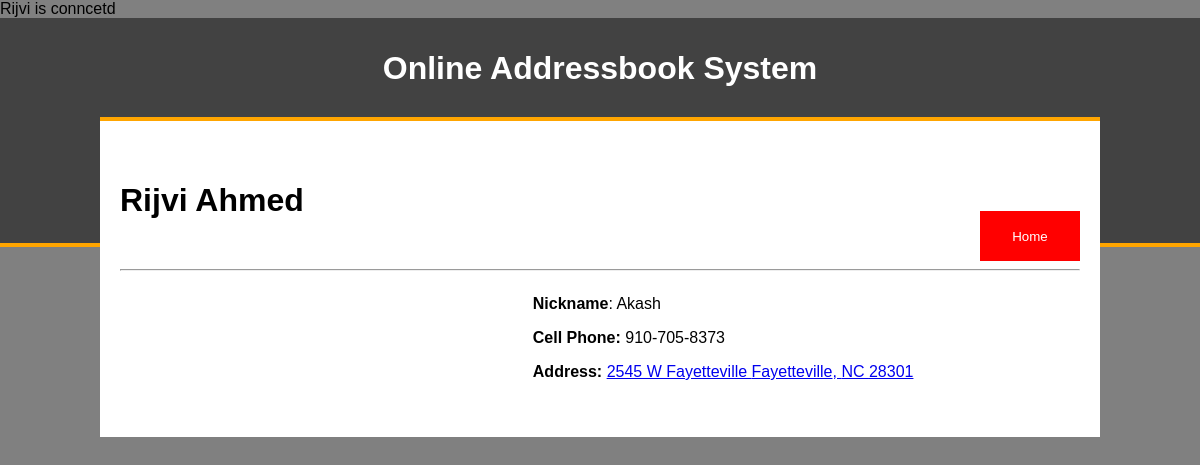
The app's page /contact.php?id=28 with its own data.
### tables this page shows
CREATE TABLE IF NOT EXISTS `contacts` (
  `contact_id` int(11) NOT NULL AUTO_INCREMENT,
  `contact_fname` varchar(100) NOT NULL,
  `contact_lname` varchar(100) NOT NULL,
  `contact_nickname` varchar(100) NOT NULL,
  `contact_cphone` varchar(50) NOT NULL,
  `contact_hphone` varchar(50) NOT NULL,
  `contact_wphone` varchar(50) NOT NULL,
  `contact_address` varchar(100) NOT NULL,
  `contact_city` varchar(50) NOT NULL,
  `contact_state` varchar(50) NOT NULL,
  `contact_zipcode` varchar(50) NOT NULL,
  `contact_profile` varchar(255) NOT NULL,
  `contact_notes` longblob NOT NULL,
  `contact_status` enum('0','1') NOT NULL DEFAULT '1',
  PRIMARY KEY (`contact_id`)
);

### contact.php (the view, shortened to what this page needs)
<?php
	if (isset($_GET['id'])) {
		$contact_id = $_GET['id'];
		require_once"connection.php";
		$contacts = array();
		$all_contacts = "select * from contacts where contact_id = '$contact_id'";
		$sql_all_contacts = $conn->query($all_contacts);
		while ($row = mysqli_fetch_assoc($sql_all_contacts)) {
			$contacts[] = $row;
		}
		foreach ($contacts as $contact);
	}
 ?>
<!DOCTYPE html>
<html>
<head>
	<?php include"includes/head.inc"; ?>
</head>
<body>
	<div class="wrapper">
		<?php include"includes/header.inc"; ?>
		<div class="content">
				<div class="floatl"><h1><?php echo $contact["contact_fname"] . " " . $contact["contact_lname"]; ?></h1></div>
				<a class="floatr" href="index.php"><input class="cancel_contact_button" type="button" value="Home"></a>
				<hr>
					<div class="contact_info">
						<p><b>Nickname</b>: <?php echo $contact["contact_nickname"] ?></p>
						<p><b>Cell Phone:</b> <?php echo $contact["contact_cphone"] ?></p>
						<p><b>Address:</b> <a href="http://maps.google.com/?q=<?php echo $contact["contact_address"] . " " . $contact["contact_city"] . ", " . $contact["contact_state"] . " " . $contact["contact_zipcode"]?>"><?php echo $contact["contact_address"] . " " . $contact["contact_city"] . ", " . $contact["contact_state"] . " " . $contact["contact_zipcode"]?></a></p>
					</div>
			</div>
		</div>
</body>
</html>

### css/styles.css (style rules this page uses)
body { font-family:helvetica, arial, sans-serif; padding:0; margin:0; background-color:grey; }
.floatl { float:left; }
.floatr { float:right; }
.wrapper { width:100%; }
.content { width:80%; margin:-130px auto 0 auto; background-color:#ffffff; border-top:4px solid orange; padding:40px 20px; }
.contact_info { width:57%; float:right; margin-left:3%; }
.cancel_contact_button { width: 100px; height: 50px; background-color:red; color:#ffffff; border:none; margin-top:50px; }

### records on screen
contacts: contact_fname "Rijvi", contact_lname "Ahmed", contact_nickname "Akash", contact_cphone "910-705-8373", contact_address "2545 W Fayetteville", contact_city "Fayetteville", contact_state "NC", contact_zipcode "28301"
